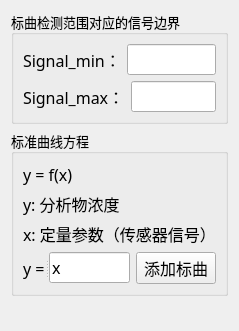
          <widget class="QWidget" name="page">
           <property name="geometry">
            <rect>
             <x>0</x>
             <y>0</y>
             <width>233</width>
             <height>294</height>
            </rect>
           </property>
           <attribute name="label">
            <string>输入标准曲线</string>
           </attribute>
           <layout class="QVBoxLayout" name="verticalLayout_13" stretch="0,1">
            <item>
             <layout class="QVBoxLayout" name="verticalLayout_10">
              <item>
               <widget class="QGroupBox" name="groupBox_8">
                <property name="font">
                 <font>
                  <family>Adobe Devanagari</family>
                  <pointsize>10</pointsize>
                 </font>
                </property>
                <property name="styleSheet">
                 <string notr="true"/>
                </property>
                <property name="title">
                 <string>标曲检测范围对应的信号边界</string>
                </property>
                <layout class="QVBoxLayout" name="verticalLayout_3">
                 <item>
                  <layout class="QHBoxLayout" name="horizontalLayout_10">
                   <item>
                    <widget class="QLabel" name="label_17">
                     <property name="font">
                      <font>
                       <family>微软雅黑</family>
                       <pointsize>12</pointsize>
                      </font>
                     </property>
                     <property name="text">
                      <string>Signal_min：</string>
                     </property>
                    </widget>
                   </item>
                   <item>
                    <widget class="QLineEdit" name="lineEdit_huemin">
                     <property name="font">
                      <font>
                       <family>Adobe Devanagari</family>
                       <pointsize>12</pointsize>
                      </font>
                     </property>
                     <property name="text">
                      <string/>
                     </property>
                     <property name="placeholderText">
                      <string/>
                     </property>
                     <property name="cursorMoveStyle">
                      <enum>Qt::VisualMoveStyle</enum>
                     </property>
                    </widget>
                   </item>
                  </layout>
                 </item>
                 <item>
                  <layout class="QHBoxLayout" name="horizontalLayout_17">
                   <item>
                    <widget class="QLabel" name="label_18">
                     <property name="font">
                      <font>
                       <family>微软雅黑</family>
                       <pointsize>12</pointsize>
                      </font>
                     </property>
                     <property name="text">
                      <string>Signal_max：</string>
                     </property>
                    </widget>
                   </item>
                   <item>
                    <widget class="QLineEdit" name="lineEdit_huemax">
                     <property name="font">
                      <font>
                       <family>Adobe Devanagari</family>
                       <pointsize>12</pointsize>
                      </font>
                     </property>
                     <property name="placeholderText">
                      <string/>
                     </property>
                    </widget>
                   </item>
                  </layout>
                 </item>
                </layout>
               </widget>
              </item>
              <item>
               <widget class="QGroupBox" name="groupBox_9">
                <property name="font">
                 <font>
                  <family>Adobe Devanagari</family>
                  <pointsize>10</pointsize>
                 </font>
                </property>
                <property name="styleSheet">
                 <string notr="true"/>
                </property>
                <property name="title">
                 <string>标准曲线方程</string>
                </property>
                <layout class="QVBoxLayout" name="verticalLayout_4">
                 <item>
                  <widget class="QLabel" name="label_5">
                   <property name="font">
                    <font>
                     <family>微软雅黑</family>
                     <pointsize>12</pointsize>
                     <weight>50</weight>
                     <italic>false</italic>
                     <bold>false</bold>
                    </font>
                   </property>
                   <property name="text">
                    <string>y = f(x)</string>
                   </property>
                  </widget>
                 </item>
                 <item>
                  <widget class="QLabel" name="label_6">
                   <property name="font">
                    <font>
                     <family>微软雅黑</family>
                     <pointsize>12</pointsize>
                    </font>
                   </property>
                   <property name="text">
                    <string>y: 分析物浓度</string>
                   </property>
                  </widget>
                 </item>
                 <item>
                  <widget class="QLabel" name="label_7">
                   <property name="font">
                    <font>
                     <family>微软雅黑</family>
                     <pointsize>12</pointsize>
                    </font>
                   </property>
                   <property name="text">
                    <string>x: 定量参数（传感器信号）</string>
                   </property>
                  </widget>
                 </item>
                 <item>
                  <widget class="QSplitter" name="splitter_7">
                   <property name="font">
                    <font>
                     <family>微软雅黑</family>
                     <pointsize>12</pointsize>
                    </font>
                   </property>
                   <property name="orientation">
                    <enum>Qt::Horizontal</enum>
                   </property>
                   <widget class="QLabel" name="label_2">
                    <property name="font">
                     <font>
                      <family>微软雅黑</family>
                      <pointsize>12</pointsize>
                      <italic>false</italic>
                     </font>
                    </property>
                    <property name="text">
                     <string>y =</string>
                    </property>
                   </widget>
                   <widget class="QWidget" name="layoutWidget">
                    <property name="font">
                     <font>
                      <family>微软雅黑</family>
                      <pointsize>12</pointsize>
                     </font>
                    </property>
                    <layout class="QHBoxLayout" name="horizontalLayout_5" stretch="1,0">
                     <item>
                      <widget class="QLineEdit" name="lineEdit_biaoqu">
                       <property name="sizePolicy">
                        <sizepolicy hsizetype="Expanding" vsizetype="Fixed">
                         <horstretch>0</horstretch>
                         <verstretch>0</verstretch>
                        </sizepolicy>
                       </property>
                       <property name="font">
                        <font>
                         <family>Adobe Devanagari</family>
                         <pointsize>12</pointsize>
                        </font>
                       </property>
                       <property name="cursor">
                        <cursorShape>IBeamCursor</cursorShape>
                       </property>
                       <property name="inputMask">
                        <string/>
                       </property>
                       <property name="text">
                        <string>x</string>
                       </property>
                       <property name="cursorPosition">
                        <number>1</number>
                       </property>
                      </widget>
                     </item>
                     <item>
                      <widget class="QPushButton" name="button_inputbiaoqu">
                       <property name="sizePolicy">
                        <sizepolicy hsizetype="Fixed" vsizetype="Fixed">
                         <horstretch>0</horstretch>
                         <verstretch>0</verstretch>
                        </sizepolicy>
                       </property>
                       <property name="font">
                        <font>
                         <family>微软雅黑</family>
                         <pointsize>12</pointsize>
                        </font>
                       </property>
                       <property name="text">
                        <string>添加标曲</string>
                       </property>
                      </widget>
                     </item>
                    </layout>
                   </widget>
                  </widget>
                 </item>
                </layout>
               </widget>
              </item>
             </layout>
            </item>
            <item>
             <widget class="QLabel" name="label_44">
              <property name="font">
               <font>
                <family>Adobe Devanagari</family>
                <pointsize>10</pointsize>
               </font>
              </property>
              <property name="text">
               <string/>
              </property>
             </widget>
            </item>
           </layout>
          </widget>
